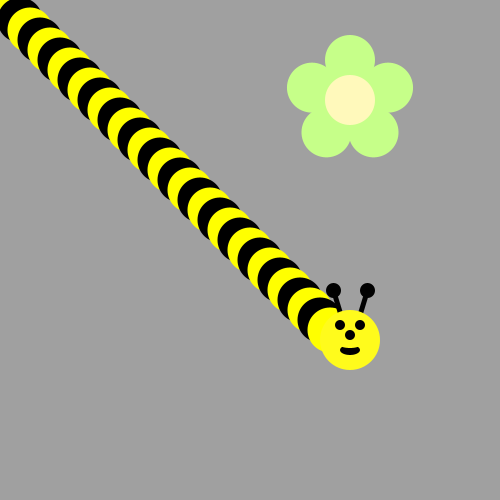
Frame 1 (no input)
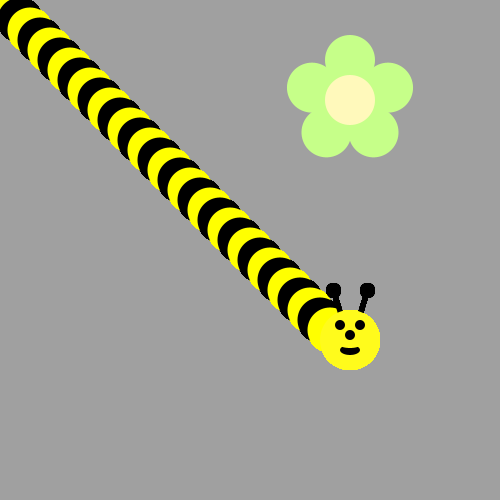
Frame 60 (the mouse pressed at the canvas centre just before this capture)
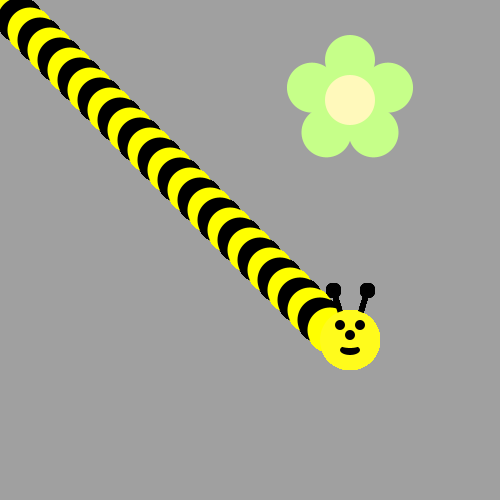
Frame 120 (the mouse held since frame 60 and released just before this capture)

The Processing sketch that drew these frames (run headless with seeded random() and noise(); from frame 60 on, the mouse is pressed at the canvas centre):

// Processing sketch: BumbleBee
// ── BumbleBee.pde
void draw() {
/*Use a loop to make a body for the Bee!
Then put his head on using drawBeeFace(x,y)
Use Modulo to make the colors alternate 
*/
int r =0;
int g =0;
int b =0;
int num=0;
for(int i=1; i<34; i++){
       num++;
       if(num % 2 == 1){
         r=255;
         g=255;
         b=0;
       } else if (num % 2 == 0){
        r=0;
        g=0;
        b=0;
       }
       fill(r, g, b);
       ellipse(i*10,i*10,45,45);
     }
     drawBeeFace(350,340);
}

void drawFlower(int x, int y) {
     noStroke();
     translate(x, y);
     // draw 5 petals, rotating after each one
     fill(#c6ff89);      // green
      for (int i = 0; i < 5; i++) {
           ellipse(0, -40, 50, 50);
          rotate(radians(72));
     }
     fill(#fff9bb); // light yellow
     ellipse(0, 0, 50, 50);
     
     
 
} 
void drawBeeFace(int BeeFaceX, int BeeFaceY) {
     noStroke();
     fill(0, 0, 0);
     stroke(1);
     strokeWeight(5);
     line(BeeFaceX-10, BeeFaceY-27, BeeFaceX-17, BeeFaceY-50);
     line(BeeFaceX+10, BeeFaceY-27, BeeFaceX+17, BeeFaceY-50);
     ellipse(BeeFaceX-17, BeeFaceY-50, 10, 10);
     ellipse(BeeFaceX+17, BeeFaceY-50, 10, 10);
     noStroke();
     fill(255, 251, 28);
     ellipse(BeeFaceX, BeeFaceY, 60, 60); // face
     fill(255, 237, 209);
     fill(0,0,0);
      ellipse(BeeFaceX-10, BeeFaceY-15, 10, 10); // eyes
     ellipse(BeeFaceX+10, BeeFaceY-15, 10, 10);
      ellipse(BeeFaceX, BeeFaceY-5, 10, 10); // nose
      ellipse(BeeFaceX, BeeFaceY+10, 20, 10);// mouth
     fill(255, 251, 28);
     ellipse(BeeFaceX, BeeFaceY+5, 20, 6);
     
     
}

void setup() {
     ellipseMode(CENTER);
     size(500, 500);
     background(160, 160, 160);
      drawFlower(350, 100);
}
